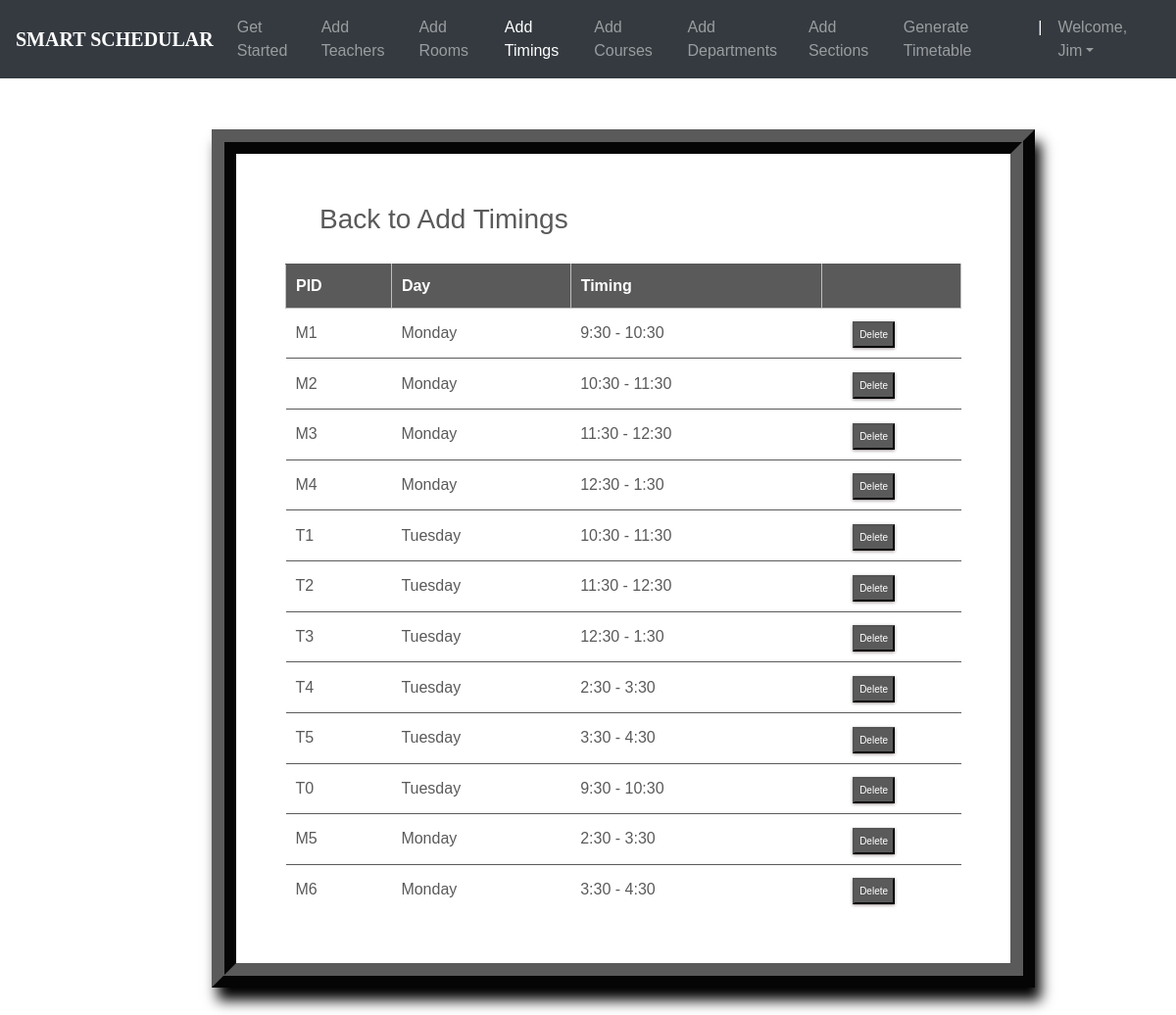
The page /timings_list/ (signed in) on the database its author committed.
### ttgen/models.py (models this page shows, shortened)
class MeetingTime(models.Model):
    pid = models.CharField(max_length=4, primary_key=True)
    time = models.CharField(max_length=50, choices=time_slots, default='11:30 - 12:30')
    day = models.CharField(max_length=15, choices=DAYS_OF_WEEK)

### ttgen/views.py (the view)
# urls.py: path('timings_list/', views.meeting_list_view, name='editmeetingtime'),
@login_required
def meeting_list_view(request):
    context = {
        'meeting_times': MeetingTime.objects.all()
    }
    return render(request, 'mtlist.html', context)

### templates/mtlist.html (shortened to what this page needs)
<!DOCTYPE html>
<html lang="en">
<head>
	<link rel="stylesheet" href="https://maxcdn.bootstrapcdn.com/bootstrap/4.0.0/css/bootstrap.min.css">
    <link rel="stylesheet" type="text/css" href="static/css/index.css">
</head>
<body>
        <header>
			<nav class="navbar navbar-expand-md navbar-dark fixed-top bg-dark">
                <a class="navbar-brand" href="#"><b>SMART SCHEDULAR</b></a>
                <div class="collapse navbar-collapse" id="navbarCollapse">
                    <ul class="navbar-nav ml-auto">
                    <li class="nav-item">
                        <a class="nav-link" href="{% url 'admindash' %}">Get Started</a>
                    </li>
                    <li class="nav-item">
                        <a class="nav-link" href="{% url 'addInstructors' %}">Add Teachers</a>
                    </li>
                    <li class="nav-item">
                        <a class="nav-link" href="{% url 'addRooms' %}">Add Rooms</a>
                    </li>
                    <li class="nav-item active">
		                <a class="nav-link" href="{% url 'addTimings' %}">Add Timings</a>
		            </li>
                    <li class="nav-item">
                        <a class="nav-link" href="{% url 'addCourses' %}">Add Courses</a>
                    </li>
                    <li class="nav-item">
			            <a class="nav-link" href="{% url 'addDepts' %}">Add Departments</a>
		            </li>
					<li class="nav-item">
			            <a class="nav-link" href="{% url 'addSections' %}">Add Sections</a>
		            </li>
					<li class="nav-item">
			            <a class="nav-link" href="{% url 'generate' %}">Generate Timetable</a>
		            </li>
					<li class="nav-item active">
			            <a class="nav-link">|</a>
		            </li>
                    <li class="nav-item dropdown">
		                <a class="nav-link dropdown-toggle" href="#" id="dropdown03" data-toggle="dropdown" aria-haspopup="true" aria-expanded="false">Welcome, {{ user.first_name }}</a>
		            </li>
                    </ul>
                </div>
            </nav>
        </header>
		<br><br>
        {%block content%}
        {% load static %}
        <fieldset class="fieldset">
    <a href="{% url 'addTimings'%}"><h1 class="tablink" onclick="openPage('new')" id="defaultOpen">Back to Add Timings</h1></a>
    <div class="tabcontent" id="edit">
			<table class="table1">
				<thead>
				<tr class="table-headers">
				<th>PID</th>
				<th>Day</th>
				<th>Timing</th>
				<th  class="empty"></th>
				</tr>
				</thead>
				<tbody>
				{% for mt in meeting_times %}
				<tr>
				 <td>{{mt.pid}}</td>
				 <td>{{mt.day}}</td>
				 <td>{{mt.time}}</td>
				 <td class="empty">
					<form action="{% url 'deletemeetingtime' mt.pid %}" method="post">
						<input type="submit" value="Delete" class="cross">
					</form>
				 </td>
				 </tr>
				{% endfor %}
				</tbody>
			</table>
		</div>
</fieldset>
{% endblock %}

### static/css/index.css (style rules this page uses)
body { padding-top: 3rem; padding-bottom: 3rem; color: #5a5a5a; font-family: 'Poppins', sans-serif; overflow-x: hidden; }
nav { font-family: sans-serif; }
.navbar-brand { font-size: 20px; font-family: Georgia, 'Times New Roman', Times, serif; }

### templates/mtlist.html (style rules this page uses)
nav { font-family: sans-serif; }
.navbar-brand { font-size: 20px; font-family: Georgia, 'Times New Roman', Times, serif; }
* { margin: 0; padding: 0; box-sizing: border-box; }
html { scroll-behavior: smooth; }
a { text-decoration:none; }
form { margin-top: 3%; margin-left: 18%; margin-right: 12%; }
fieldset h1 { color: #5a5a5a; padding-bottom: 20px; margin-left: 35px; display: inline-block; cursor: pointer; font-size: 28px; }
fieldset input { padding:8px; color: #938c8c }
.table2 td, th { border: 1px solid rgb(190,190,190); padding: 10px 20px; }
.table1 { width: 100%; border-collapse: collapse; text-align: left; overflow: hidden; }
.table1 td, th { border-top: 1px solid #5a5a5a; padding: 10px; }
.table1 th { background-color: #5a5a5a; color: #fff; }
.cross { font-size:10px; box-shadow: 0px 1px 3px 0px #9e9292; padding: 4px 5px; color: #fff; background-color: #5a5a5a; cursor: pointer; }
.fieldset { margin-top: 3%; margin-left: 18%; margin-right: 12%; padding: 50px; border-width: 25px; border-style: ridge; border-color: #5a5a5a; box-shadow: 6px 13px 13px 0px black; background-color: #fff; }

### rows shown on the page
MeetingTime: pid "M1", day "Monday", time "9:30 - 10:30"
MeetingTime: pid "M2", day "Monday", time "10:30 - 11:30"
MeetingTime: pid "M3", day "Monday", time "11:30 - 12:30"
MeetingTime: pid "M4", day "Monday", time "12:30 - 1:30"
MeetingTime: pid "T1", day "Tuesday", time "10:30 - 11:30"
MeetingTime: pid "T2", day "Tuesday", time "11:30 - 12:30"
MeetingTime: pid "T3", day "Tuesday", time "12:30 - 1:30"
MeetingTime: pid "T4", day "Tuesday", time "2:30 - 3:30"
MeetingTime: pid "T5", day "Tuesday", time "3:30 - 4:30"
MeetingTime: pid "T0", day "Tuesday", time "9:30 - 10:30"
MeetingTime: pid "M5", day "Monday", time "2:30 - 3:30"
MeetingTime: pid "M6", day "Monday", time "3:30 - 4:30"

### other values the page prints
{{ user.first_name }} "Jim"
